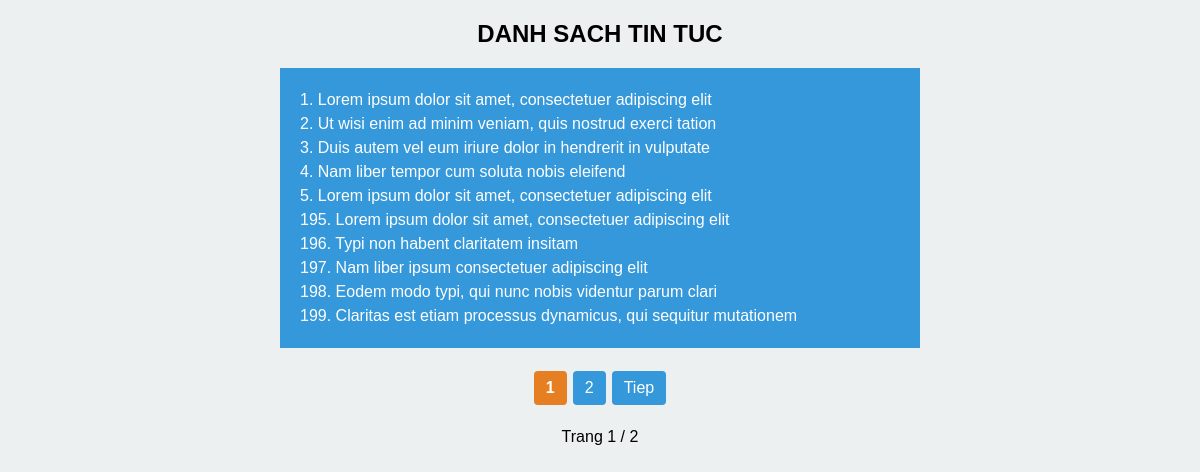
The page /bai11/phantrang.php on the database its author committed.
### tables this page shows
CREATE TABLE `tintuc` (
  `id` int(10) NOT NULL,
  `title` varchar(255) NOT NULL
);

### bai11/phantrang.php (the view, shortened to what this page needs)
<?php
$conn = mysqli_connect("localhost", "root", "", "phantrang");
mysqli_set_charset($conn, "utf8mb4");
if (isset($_GET['page'])) {
    $page = (int)$_GET['page'];
} else {
    $page = 1;
}
$limit = 10;
$start = ($page - 1) * $limit;
$count_query = mysqli_query($conn, "SELECT * FROM tintuc");
$total_title = mysqli_num_rows($count_query);
$total_page = ceil($total_title / $limit);
$query = "SELECT * FROM tintuc LIMIT $start, $limit";
$result = mysqli_query($conn, $query);
?>
<!DOCTYPE html>
<html>
<head>
</head>
<body>
    <h2 style="text-align:center;">DANH SACH TIN TUC</h2>
    <div class="title">
        <?php
        while ($row = mysqli_fetch_array($result)) {
            echo '<a href="#">' . $row['id'] . '. '
                . htmlspecialchars($row['title']) . '</a>';
        }
        ?>
    </div>
    <div class="pagination">
        <?php
        for ($i = 1; $i <= $total_page; $i++) {
            if ($i == $page) {
                echo '<a class="active" href="phantrang.php?page='
                    . $i . '">' . $i . '</a>';
            } else {
                echo '<a href="phantrang.php?page='
                    . $i . '">' . $i . '</a>';
            }
        }
        if ($page < $total_page) {
            echo '<a href="phantrang.php?page=' . ($page + 1) . '">Tiep</a>';
        }
        ?>
    </div>
    <p style="text-align:center;">
        Trang <?php echo $page; ?> / <?php echo $total_page; ?>
    </p>
</body>
</html>

### bai11/phantrang.php (style rules this page uses)
body { background: #ecf0f1; font-family: Arial, sans-serif; }
a:link, a:visited { text-decoration: none; }
.title, .pagination { width: 600px; margin: 0 auto; margin-bottom: 20px; }
.title { background: #3498db; padding: 20px; line-height: 1.5; }
.title a { color: #fff; display: block; }
.pagination { text-align: center; }
.pagination a { display: inline-block; padding: 8px 12px; margin: 3px; background: #3498db; color: white; border-radius: 4px; }
.pagination .active { background: #e67e22; font-weight: bold; }

### rows shown on the page
tintuc: id "1", title "Lorem ipsum dolor sit amet, consectetuer adipiscing elit"
tintuc: id "2", title "Ut wisi enim ad minim veniam, quis nostrud exerci tation"
tintuc: id "3", title "Duis autem vel eum iriure dolor in hendrerit in vulputate"
tintuc: id "4", title "Nam liber tempor cum soluta nobis eleifend"
tintuc: id "5", title "Lorem ipsum dolor sit amet, consectetuer adipiscing elit"
tintuc: id "195", title "Lorem ipsum dolor sit amet, consectetuer adipiscing elit"
tintuc: id "196", title "Typi non habent claritatem insitam"
tintuc: id "197", title "Nam liber ipsum consectetuer adipiscing elit"
tintuc: id "198", title "Eodem modo typi, qui nunc nobis videntur parum clari"
tintuc: id "199", title "Claritas est etiam processus dynamicus, qui sequitur mutationem"

### other values the page prints
$page "1"
$total_page "2"
